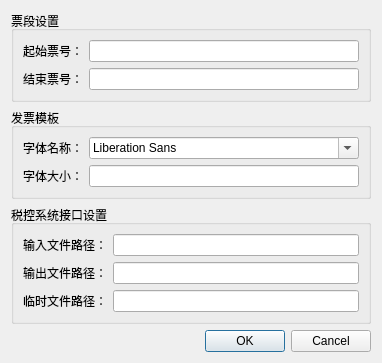
<?xml version="1.0" encoding="UTF-8"?>
<ui version="4.0">
 <class>Dialog</class>
 <widget class="QDialog" name="Dialog">
  <property name="geometry">
   <rect>
    <x>0</x>
    <y>0</y>
    <width>382</width>
    <height>333</height>
   </rect>
  </property>
  <property name="windowTitle">
   <string>系统设置</string>
  </property>
  <layout class="QVBoxLayout" name="verticalLayout">
   <item>
    <widget class="QGroupBox" name="gridGroupBox">
     <property name="title">
      <string>票段设置</string>
     </property>
     <layout class="QGridLayout" name="gridLayout">
      <item row="0" column="1">
       <widget class="QLineEdit" name="start_num_lineEdit"/>
      </item>
      <item row="1" column="1">
       <widget class="QLineEdit" name="end_num_lineEdit"/>
      </item>
      <item row="1" column="0">
       <widget class="QLabel" name="label_2">
        <property name="text">
         <string>结束票号：</string>
        </property>
       </widget>
      </item>
      <item row="0" column="0">
       <widget class="QLabel" name="label">
        <property name="text">
         <string>起始票号：</string>
        </property>
       </widget>
      </item>
     </layout>
    </widget>
   </item>
   <item>
    <widget class="QGroupBox" name="gridGroupBox">
     <property name="title">
      <string>发票模板</string>
     </property>
     <layout class="QGridLayout" name="gridLayout_2" rowstretch="0,0,0,0" columnstretch="0,0">
      <property name="leftMargin">
       <number>9</number>
      </property>
      <property name="topMargin">
       <number>9</number>
      </property>
      <item row="0" column="0">
       <widget class="QLabel" name="label_3">
        <property name="text">
         <string>字体名称：</string>
        </property>
       </widget>
      </item>
      <item row="3" column="0">
       <widget class="QLabel" name="label_4">
        <property name="text">
         <string>字体大小：</string>
        </property>
       </widget>
      </item>
      <item row="0" column="1">
       <widget class="QFontComboBox" name="temp_img_font_ComboBox"/>
      </item>
      <item row="3" column="1">
       <widget class="QLineEdit" name="temp_img_font_size_lineEdit"/>
      </item>
     </layout>
    </widget>
   </item>
   <item>
    <widget class="QGroupBox" name="formGroupBox">
     <property name="title">
      <string>税控系统接口设置</string>
     </property>
     <layout class="QFormLayout" name="formLayout">
      <property name="topMargin">
       <number>9</number>
      </property>
      <property name="rightMargin">
       <number>9</number>
      </property>
      <item row="0" column="0">
       <widget class="QLabel" name="label_5">
        <property name="text">
         <string>输入文件路径：</string>
        </property>
       </widget>
      </item>
      <item row="1" column="0">
       <widget class="QLabel" name="label_6">
        <property name="text">
         <string>输出文件路径：</string>
        </property>
       </widget>
      </item>
      <item row="2" column="0">
       <widget class="QLabel" name="label_7">
        <property name="text">
         <string>临时文件路径：</string>
        </property>
       </widget>
      </item>
      <item row="0" column="1">
       <widget class="QLineEdit" name="interface_input_lineEdit"/>
      </item>
      <item row="1" column="1">
       <widget class="QLineEdit" name="interface_output_lineEdit"/>
      </item>
      <item row="2" column="1">
       <widget class="QLineEdit" name="interface_temp_lineEdit"/>
      </item>
     </layout>
    </widget>
   </item>
   <item>
    <spacer name="verticalSpacer">
     <property name="orientation">
      <enum>Qt::Vertical</enum>
     </property>
     <property name="sizeHint" stdset="0">
      <size>
       <width>20</width>
       <height>40</height>
      </size>
     </property>
    </spacer>
   </item>
   <item>
    <widget class="QDialogButtonBox" name="buttonBox">
     <property name="orientation">
      <enum>Qt::Horizontal</enum>
     </property>
     <property name="standardButtons">
      <set>QDialogButtonBox::Cancel|QDialogButtonBox::Ok</set>
     </property>
    </widget>
   </item>
  </layout>
 </widget>
 <tabstops>
  <tabstop>start_num_lineEdit</tabstop>
  <tabstop>end_num_lineEdit</tabstop>
  <tabstop>temp_img_font_ComboBox</tabstop>
  <tabstop>temp_img_font_size_lineEdit</tabstop>
  <tabstop>interface_input_lineEdit</tabstop>
  <tabstop>interface_output_lineEdit</tabstop>
  <tabstop>interface_temp_lineEdit</tabstop>
  <tabstop>buttonBox</tabstop>
 </tabstops>
 <resources/>
 <connections>
  <connection>
   <sender>buttonBox</sender>
   <signal>accepted()</signal>
   <receiver>Dialog</receiver>
   <slot>accept()</slot>
   <hints>
    <hint type="sourcelabel">
     <x>248</x>
     <y>254</y>
    </hint>
    <hint type="destinationlabel">
     <x>157</x>
     <y>274</y>
    </hint>
   </hints>
  </connection>
  <connection>
   <sender>buttonBox</sender>
   <signal>rejected()</signal>
   <receiver>Dialog</receiver>
   <slot>reject()</slot>
   <hints>
    <hint type="sourcelabel">
     <x>316</x>
     <y>260</y>
    </hint>
    <hint type="destinationlabel">
     <x>286</x>
     <y>274</y>
    </hint>
   </hints>
  </connection>
 </connections>
</ui>
